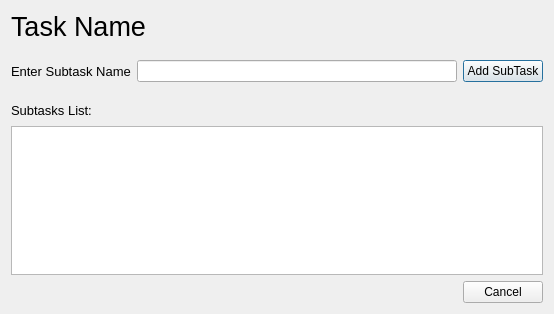
<?xml version="1.0" encoding="UTF-8"?>
<ui version="4.0">
 <class>SubtaskWindow</class>
 <widget class="QDialog" name="SubtaskWindow">
  <property name="geometry">
   <rect>
    <x>0</x>
    <y>0</y>
    <width>554</width>
    <height>314</height>
   </rect>
  </property>
  <property name="windowTitle">
   <string>Subtasks</string>
  </property>
  <property name="modal">
   <bool>true</bool>
  </property>
  <layout class="QVBoxLayout" name="verticalLayout">
   <item>
    <layout class="QHBoxLayout" name="horizontalLayout_3">
     <property name="bottomMargin">
      <number>12</number>
     </property>
     <item>
      <widget class="QLabel" name="task_name">
       <property name="sizePolicy">
        <sizepolicy hsizetype="Preferred" vsizetype="Fixed">
         <horstretch>0</horstretch>
         <verstretch>0</verstretch>
        </sizepolicy>
       </property>
       <property name="font">
        <font>
         <pointsize>20</pointsize>
        </font>
       </property>
       <property name="text">
        <string>Task Name</string>
       </property>
      </widget>
     </item>
     <item>
      <spacer name="horizontalSpacer_2">
       <property name="orientation">
        <enum>Qt::Horizontal</enum>
       </property>
       <property name="sizeHint" stdset="0">
        <size>
         <width>40</width>
         <height>20</height>
        </size>
       </property>
      </spacer>
     </item>
    </layout>
   </item>
   <item>
    <layout class="QHBoxLayout" name="horizontalLayout_2">
     <property name="bottomMargin">
      <number>12</number>
     </property>
     <item>
      <widget class="QLabel" name="label">
       <property name="sizePolicy">
        <sizepolicy hsizetype="Fixed" vsizetype="Preferred">
         <horstretch>0</horstretch>
         <verstretch>0</verstretch>
        </sizepolicy>
       </property>
       <property name="font">
        <font>
         <pointsize>10</pointsize>
        </font>
       </property>
       <property name="text">
        <string>Enter Subtask Name</string>
       </property>
      </widget>
     </item>
     <item>
      <widget class="QLineEdit" name="subtask_name"/>
     </item>
     <item>
      <widget class="QPushButton" name="add_subtask_btn">
       <property name="focusPolicy">
        <enum>Qt::TabFocus</enum>
       </property>
       <property name="text">
        <string>Add SubTask</string>
       </property>
       <property name="groupName" stdset="0">
        <string>common_buttons</string>
       </property>
      </widget>
     </item>
    </layout>
   </item>
   <item>
    <layout class="QHBoxLayout" name="horizontalLayout_4">
     <item>
      <widget class="QLabel" name="label_2">
       <property name="font">
        <font>
         <pointsize>10</pointsize>
        </font>
       </property>
       <property name="text">
        <string>Subtasks List:</string>
       </property>
      </widget>
     </item>
     <item>
      <spacer name="horizontalSpacer_3">
       <property name="orientation">
        <enum>Qt::Horizontal</enum>
       </property>
       <property name="sizeHint" stdset="0">
        <size>
         <width>40</width>
         <height>20</height>
        </size>
       </property>
      </spacer>
     </item>
    </layout>
   </item>
   <item>
    <widget class="QTableView" name="subtasks_table">
     <property name="focusPolicy">
      <enum>Qt::TabFocus</enum>
     </property>
     <property name="tabKeyNavigation">
      <bool>false</bool>
     </property>
    </widget>
   </item>
   <item>
    <layout class="QHBoxLayout" name="horizontalLayout">
     <item>
      <spacer name="horizontalSpacer">
       <property name="orientation">
        <enum>Qt::Horizontal</enum>
       </property>
       <property name="sizeHint" stdset="0">
        <size>
         <width>272</width>
         <height>20</height>
        </size>
       </property>
      </spacer>
     </item>
     <item>
      <widget class="QPushButton" name="cancel_btn">
       <property name="focusPolicy">
        <enum>Qt::TabFocus</enum>
       </property>
       <property name="text">
        <string>Cancel</string>
       </property>
       <property name="groupName" stdset="0">
        <string>close_buttons</string>
       </property>
      </widget>
     </item>
    </layout>
   </item>
  </layout>
 </widget>
 <tabstops>
  <tabstop>subtask_name</tabstop>
  <tabstop>add_subtask_btn</tabstop>
  <tabstop>subtasks_table</tabstop>
  <tabstop>cancel_btn</tabstop>
 </tabstops>
 <resources/>
 <connections>
  <connection>
   <sender>cancel_btn</sender>
   <signal>clicked()</signal>
   <receiver>SubtaskWindow</receiver>
   <slot>close()</slot>
   <hints>
    <hint type="sourcelabel">
     <x>487</x>
     <y>356</y>
    </hint>
    <hint type="destinationlabel">
     <x>510</x>
     <y>423</y>
    </hint>
   </hints>
  </connection>
  <connection>
   <sender>subtask_name</sender>
   <signal>returnPressed()</signal>
   <receiver>add_subtask_btn</receiver>
   <slot>click()</slot>
   <hints>
    <hint type="sourcelabel">
     <x>361</x>
     <y>90</y>
    </hint>
    <hint type="destinationlabel">
     <x>508</x>
     <y>85</y>
    </hint>
   </hints>
  </connection>
 </connections>
</ui>
